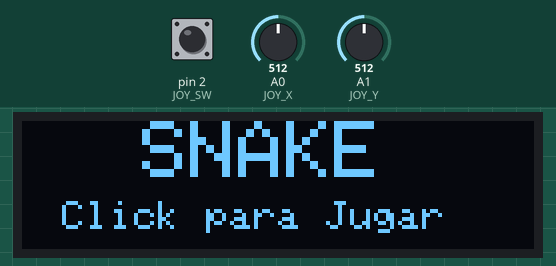
This sketch was run on a simulated Arduino Uno, built with avr-gcc and run on an emulated ATmega328P. Shown: 128×32 one-colour display. The test bench sets the inputs (shaded band); at power-on: pin 2 (JOY_SW) HIGH, A0 (JOY_X) = 512, A1 (JOY_Y) = 512. Random numbers use the default seed unless the sketch sets one.

Above: at 1.2 s.
1.3 s: pin 2 (JOY_SW) pulled LOW for 0.15 s
At 1.59 s:
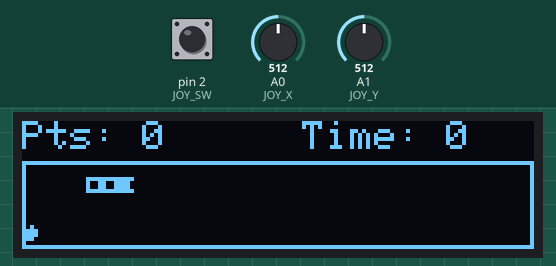
3.4 s: pin 2 (JOY_SW) pulled LOW for 1 s
At 4.5 s:
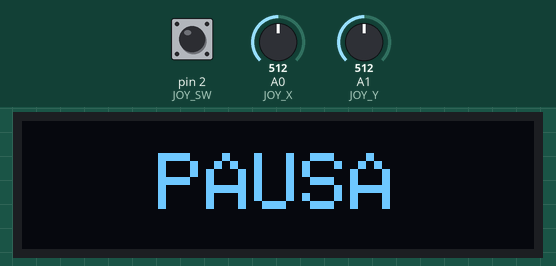
5.9 s: pin 2 (JOY_SW) pulled LOW for 0.15 s
At 9.5 s:
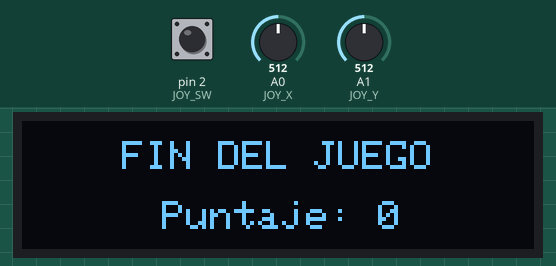
Timing chart, 0 to 11.0 s (numbered marks = the images above; inputs shaded):
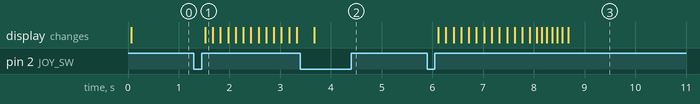

Measured:
- after the input at 1.3 s, the display: changes after 0.22 s (image 1)
- after the input at 5.9 s, the display: first changes after 0.22 s (image 3 shows a later state)

The sketch:

Snake_Game.ino
```cpp
// Proyecto: Juego de la Viborita (Snake) con Arduino y Pantalla OLED
// Autor: [Diego Rangel]

#include <Adafruit_GFX.h>
#include <Adafruit_SSD1306.h>

// --- Configuración de mi Pantalla ---
#define SCREEN_WIDTH 128
#define SCREEN_HEIGHT 32
#define OLED_RESET -1
// Inicializo el objeto de la pantalla
Adafruit_SSD1306 display(SCREEN_WIDTH, SCREEN_HEIGHT, &Wire, OLED_RESET);

// --- Mis Conexiones de Hardware ---
// Pines donde conecté el Joystick
#define JOY_X A0
#define JOY_Y A1
#define JOY_SW 2 // El botón del joystick (pulsador)

// --- Parámetros del Juego ---
#define SNAKE_BLOCK_SIZE 4   // Tamaño de cada cuadrito de la serpiente
#define MAX_SNAKE_LENGTH 64  // Longitud máxima que puede alcanzar
#define HEADER_HEIGHT 10     // Espacio arriba para el puntaje

// Uso un Enum para manejar las direcciones más fácilmente
enum Direction { UP, DOWN, LEFT, RIGHT };
Direction currentDirection = RIGHT; // Empiezo moviéndome a la derecha

// Arrays para guardar las posiciones (X, Y) de cada parte del cuerpo
int snakeX[MAX_SNAKE_LENGTH];
int snakeY[MAX_SNAKE_LENGTH];
int snakeLength = 3; // Tamaño inicial

// Variables generales
int foodX, foodY;      // Posición de la comida
int score = 0;         // Mi puntaje actual
bool isPaused = false;
bool isGameRunning = false; // Bandera para saber si estoy en el menú o jugando
bool buttonState = HIGH;    // Para leer el botón sin rebotes
bool justAte = false;       // Bandera para hacer el efecto visual al comer
unsigned long startTime;    // Para contar el tiempo jugado

// --- Mis Gráficos (Sprites) ---
// Dibujo de la comida en formato bitmap (es una pequeña fruta de 4x4)
// Los 1s son pixeles encendidos y los 0s apagados.
const unsigned char PROGMEM foodBitmap[] = {
  0b00100000, // Tallo
  0b01110000, // Parte de arriba
  0b11110000, // Centro
  0b01100000  // Parte de abajo
};

// --- Mis Funciones Auxiliares ---

// Función para poner la comida en una posición aleatoria
void spawnFood() {
  // Calculo cuántas celdas caben en la pantalla
  int gridWidth = SCREEN_WIDTH / SNAKE_BLOCK_SIZE;
  int gridHeight = (SCREEN_HEIGHT - HEADER_HEIGHT) / SNAKE_BLOCK_SIZE;

  // Genero coordenadas al azar dentro de la cuadrícula
  foodX = random(0, gridWidth) * SNAKE_BLOCK_SIZE;
  foodY = HEADER_HEIGHT + random(0, gridHeight) * SNAKE_BLOCK_SIZE;
}

// Función para reiniciar todo cuando empiezo una nueva partida
void resetGame() {
  snakeLength = 3; // Reinicio tamaño

  // Coloco a la serpiente en su posición inicial
  for (int i = 0; i < snakeLength; i++) {
    snakeX[i] = 20 - i * SNAKE_BLOCK_SIZE;
    snakeY[i] = HEADER_HEIGHT + SNAKE_BLOCK_SIZE;
  }

  score = 0;
  currentDirection = RIGHT;
  isPaused = false;
  spawnFood();          // Genero la primera comida
  startTime = millis(); // Reinicio el cronómetro
}

// --- Funciones para Dibujar en Pantalla ---

// Pantalla de bienvenida (Menú Principal)
void displayReady() {
  display.clearDisplay();
  display.setTextSize(2);
  display.setTextColor(SSD1306_WHITE);
  display.setCursor(30, 0);
  display.println("SNAKE"); // Título grande

  display.setTextSize(1);
  display.setCursor(10, 20);
  display.println("Click para Jugar"); // Instrucciones
  display.display();
}

// Pantalla de Pausa
void displayPause() {
  display.clearDisplay();
  display.setTextSize(2);
  display.setTextColor(SSD1306_WHITE);
  display.setCursor(34, 8);
  display.println("PAUSA");
  display.display();
}

// Pantalla de Fin de Juego (Game Over)
void gameOver() {
  // Efecto visual: Hago parpadear la pantalla 3 veces
  for(int i=0; i<3; i++) {
    display.invertDisplay(true);  // Invierto colores
    delay(100);
    display.invertDisplay(false); // Regreso a normal
    delay(100);
  }

  display.clearDisplay();
  display.setTextSize(1);
  display.setTextColor(SSD1306_WHITE);
  display.setCursor(25, 5);
  display.println("FIN DEL JUEGO");

  display.setCursor(35, 20);
  display.print("Puntaje: ");
  display.println(score); // Muestro cuánto logré

  display.display();
  delay(3000); // Espero 3 segundos para que se vea el puntaje

  isGameRunning = false; // Regreso al menú principal
}

// --- Configuración Inicial (Setup) ---
void setup() {
  pinMode(JOY_SW, INPUT_PULLUP); // Configuro el botón con resistencia interna
  randomSeed(analogRead(0));     // Inicializo el generador de números aleatorios

  // Intento iniciar la pantalla OLED
  if(!display.begin(SSD1306_SWITCHCAPVCC, 0x3C)) {
    for(;;); // Si falla, me quedo aquí trabado
  }

  display.clearDisplay();
  display.display();
  isGameRunning = false; // Arranco en el menú, no jugando
}

// --- Bucle Principal (Loop) ---
void loop() {
  // 1. Lectura del Botón del Joystick
  bool currentButtonState = digitalRead(JOY_SW);

  // Detecto si presioné el botón (cambio de HIGH a LOW)
  if (buttonState == HIGH && currentButtonState == LOW) {
    if (!isGameRunning) {
      // Si estaba en el menú -> Empiezo el juego
      resetGame();
      isGameRunning = true;
    } else {
      // Si estaba jugando -> Pongo o quito pausa
      isPaused = !isPaused;
    }
    delay(200); // Pequeña espera para evitar rebotes del botón
  }
  buttonState = currentButtonState;

  // 2. Control de Estados del Juego
  if (!isGameRunning) {
    displayReady(); // Muestro el menú
    return;
  }

  if (isPaused) {
    displayPause(); // Muestro pausa
    return;
  }

  // 3. Lógica de Movimiento (Joystick)
  int xVal = analogRead(JOY_X);
  int yVal = analogRead(JOY_Y);

  // Cambio la dirección según hacia dónde mueva la palanca
  // Evito que pueda regresar en la dirección opuesta (ej. ir arriba si voy abajo)
  if (xVal < 400 && currentDirection != RIGHT) currentDirection = LEFT;
  else if (xVal > 600 && currentDirection != LEFT) currentDirection = RIGHT;
  else if (yVal < 400 && currentDirection != DOWN) currentDirection = UP;
  else if (yVal > 600 && currentDirection != UP) currentDirection = DOWN;

  // Muevo el cuerpo: cada parte toma el lugar de la anterior
  for (int i = snakeLength - 1; i > 0; i--) {
    snakeX[i] = snakeX[i - 1];
    snakeY[i] = snakeY[i - 1];
  }

  // Muevo la cabeza según la dirección actual
  switch (currentDirection) {
    case UP:    snakeY[0] -= SNAKE_BLOCK_SIZE; break;
    case DOWN:  snakeY[0] += SNAKE_BLOCK_SIZE; break;
    case LEFT:  snakeX[0] -= SNAKE_BLOCK_SIZE; break;
    case RIGHT: snakeX[0] += SNAKE_BLOCK_SIZE; break;
  }

  // 4. Detección de Colisiones

  // ¿Choqué con las paredes?
  if (snakeX[0] < 0 || snakeX[0] >= SCREEN_WIDTH ||
      snakeY[0] < HEADER_HEIGHT || snakeY[0] >= SCREEN_HEIGHT) {
    gameOver();
    return;
  }

  // ¿Choqué con mi propio cuerpo?
  for (int i = 1; i < snakeLength; i++) {
    if (snakeX[0] == snakeX[i] && snakeY[0] == snakeY[i]) {
      gameOver();
      return;
    }
  }

  // 5. Comer
  justAte = false; // Reseteo la bandera visual
  if (snakeX[0] == foodX && snakeY[0] == foodY) {
    // Si la cabeza toca la comida...
    if (snakeLength < MAX_SNAKE_LENGTH) snakeLength++; // Crezco
    score++;        // Aumento puntaje
    justAte = true; // Activo efecto visual
    spawnFood();    // Pongo nueva comida
  }

  // === DIBUJADO EN PANTALLA ===
  display.clearDisplay();

  // Dibujo la barra superior (Header)
  display.setTextSize(1);

  // Si acabo de comer, invierto colores del puntaje momentáneamente
  if (justAte) {
    display.setTextColor(SSD1306_BLACK, SSD1306_WHITE);
  } else {
    display.setTextColor(SSD1306_WHITE);
  }
  display.setCursor(0, 0);
  display.print("Pts: ");
  display.print(score);

  // Dibujo el tiempo jugado
  display.setTextColor(SSD1306_WHITE);
  display.setCursor(70, 0);
  unsigned long elapsedSeconds = (millis() - startTime) / 1000;
  display.print("Time: ");
  display.print(elapsedSeconds);

  // Dibujo una línea divisoria
  display.drawRect(0, HEADER_HEIGHT, SCREEN_WIDTH, SCREEN_HEIGHT - HEADER_HEIGHT, SSD1306_WHITE);

  // Dibujo la comida (usando mi bitmap de fruta)
  display.drawBitmap(foodX, foodY, foodBitmap, 4, 4, SSD1306_WHITE);

  // Dibujo la Serpiente
  for (int i = 0; i < snakeLength; i++) {
    if (i == 0) {
      // -- Cabeza (Cuadrado Sólido) --
      display.fillRect(snakeX[i], snakeY[i], SNAKE_BLOCK_SIZE, SNAKE_BLOCK_SIZE, SSD1306_WHITE);

      // -- Ojos (Detalle) --
      // Calculo donde poner los ojos según a dónde miro
      int headX = snakeX[i];
      int headY = snakeY[i];

      switch (currentDirection) {
        case UP:
          display.drawPixel(headX + 1, headY, SSD1306_BLACK);
          display.drawPixel(headX + 2, headY, SSD1306_BLACK);
          break;
        case DOWN:
          display.drawPixel(headX + 1, headY + 3, SSD1306_BLACK);
          display.drawPixel(headX + 2, headY + 3, SSD1306_BLACK);
          break;
        case LEFT:
          display.drawPixel(headX, headY + 1, SSD1306_BLACK);
          display.drawPixel(headX, headY + 2, SSD1306_BLACK);
          break;
        case RIGHT:
          display.drawPixel(headX + 3, headY + 1, SSD1306_BLACK);
          display.drawPixel(headX + 3, headY + 2, SSD1306_BLACK);
          break;
      }

    } else {
      // -- Cuerpo (Cuadrado Hueco) --
      display.drawRect(snakeX[i], snakeY[i], SNAKE_BLOCK_SIZE, SNAKE_BLOCK_SIZE, SSD1306_WHITE);
    }
  }

  // Muestro todo lo que dibujé
  display.display();

  // Control de velocidad del juego
  delay(135);
}
```
